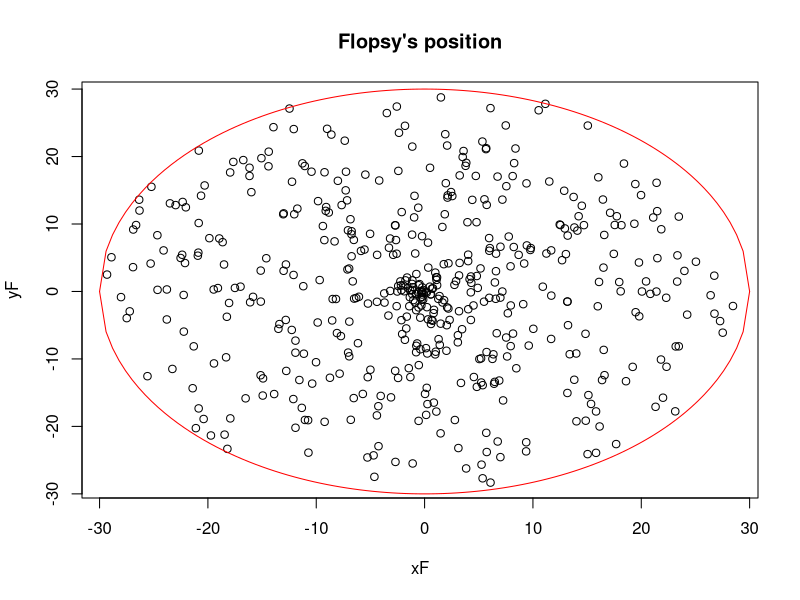
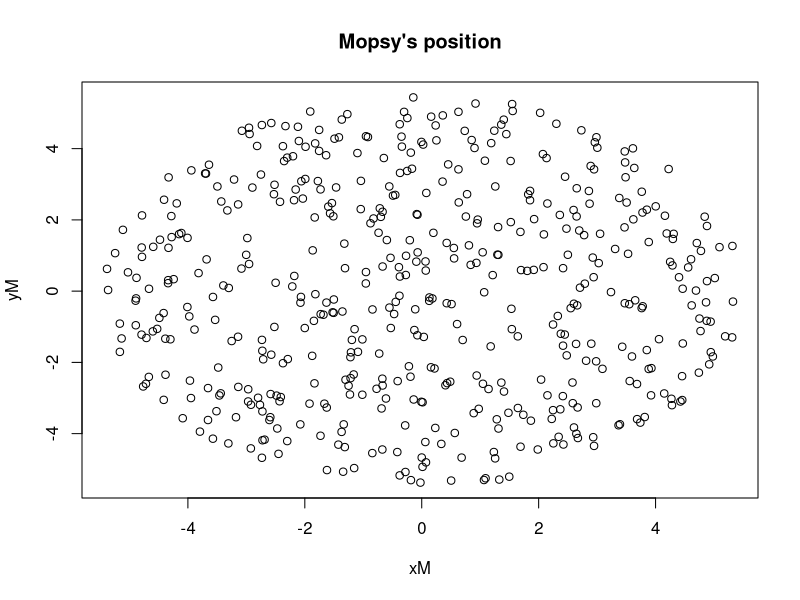
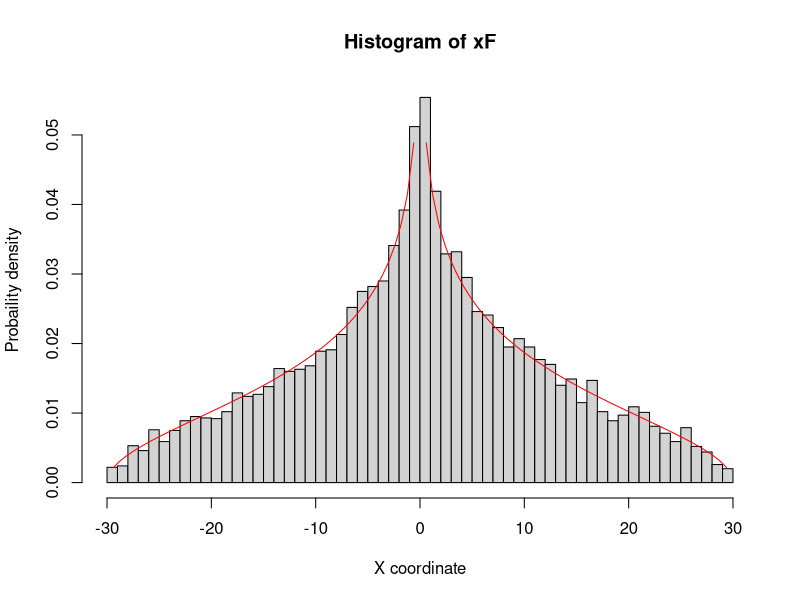
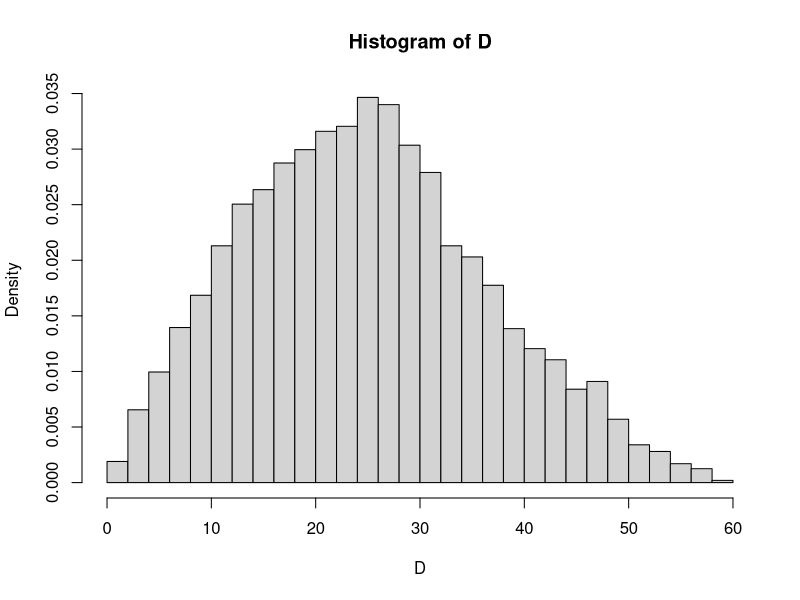

Recreate these plots in R, in order. (Note: a time limit stopped this script after it produced the figures.)
## ---- chunk 1
knitr::opts_chunk$set(echo = TRUE)
## ---- chunk 2
n = 500

thetaF = runif(n, 0, 2*pi)
rF = runif(n, 0, 30)

xF = rF * cos(thetaF)
yF = rF * sin(thetaF)

plot(xF, yF, main = "Flopsy's position")


add_circle=function(radius)
{
 xcoord=(radius/50)*c(-50:50)
 ycoord_pos=sqrt(radius^2-xcoord^2)
 ycoord_neg=-sqrt(radius^2-xcoord^2)
 points(xcoord,ycoord_pos,type='l',col='red')
 points(xcoord,ycoord_neg,type='l',col='red')
}
add_circle(30)
## ---- chunk 3
xM = c()
yM = c()
while(length(xM) < 500){
  XY = runif(2, -30, 30)
  if(XY[1]^2 + XY[2]^2 <= 30){
    xM = append(xM, XY[1])
    yM = append(yM, XY[2])
  }
}
plot(xM, yM, main = "Mopsy's position")
## ---- chunk 4
n = 10000
thetaF = runif(n, 0, 2*pi)
rF = runif(n, 0, 30)

xF = rF * cos(thetaF)
yF = rF * sin(thetaF)

hist(xF, breaks = 60, prob = TRUE, xlab = "X coordinate", ylab = "Probaility density")

pdf_f=function(x)
{
 fx= (1/pi)*(1/sqrt(30^2-x^2)) +
     (1/(30*pi))*log(30+sqrt(30^2-x^2)) +
     (-1/(30*pi))*log(abs(x)) +
     (-1/(30*pi)) +
     (-x^2/(30*pi))*(1/(30+sqrt(30^2-x^2)))*
     (1/sqrt(30^2-x^2))
 fx
}
curve(pdf_f, add = TRUE, col = 'red')
## ---- chunk 5
n = 10000
# Flopsy
thetaF = runif(n, 0, 2*pi)
rF = runif(n, 0, 30)

xF = rF * cos(thetaF)
yF = rF * sin(thetaF)

# Mopsy
xM = c()
yM = c()
while(length(xM) < n){
  XY = runif(2, -30, 30)
  if(XY[1]^2 + XY[2]^2 <= 30^2){
    xM = append(xM, XY[1])
    yM = append(yM, XY[2])
  }
}
D = numeric(n)
for(i in 1:n){
  D[i] = sqrt((xF[i] - xM[i])^2 + (yF[i] - yM[i])^2)
}

hist(D, breaks = 30, prob = TRUE)
est = sum(D) / n
## ---- chunk 6
# i.
Z = rep(c(0), n)
for(i in 1:n){
  if(D[i] < 15){
    Z[i] = 1
  }
}

# ii.
p_E = sum(Z) / n

# iii.
sdphat = function(p, n){
  return (sqrt(p * (1 - p) / n))
}

sdev = sdphat(p_E, n)

# iv.
n = 172000
# Flopsy
thetaF = runif(n, 0, 2*pi)
rF = runif(n, 0, 30)

xF = rF * cos(thetaF)
yF = rF * sin(thetaF)

# Mopsy
xM = c()
yM = c()
while(length(xM) < n){
  XY = runif(2, -30, 30)
  if(XY[1]^2 + XY[2]^2 <= 30^2){
    xM = append(xM, XY[1])
    yM = append(yM, XY[2])
  }
}
D = numeric(n)
for(i in 1:n){
  D[i] = sqrt((xF[i] - xM[i])^2 + (yF[i] - yM[i])^2)
}

hist(D, breaks = 30, prob = TRUE)
est = sum(D) / n
Z = rep(c(0), n)
for(i in 1:n){
  if(D[i] < 15){
    Z[i] = 1
  }
}

p_E = sum(Z) / n
